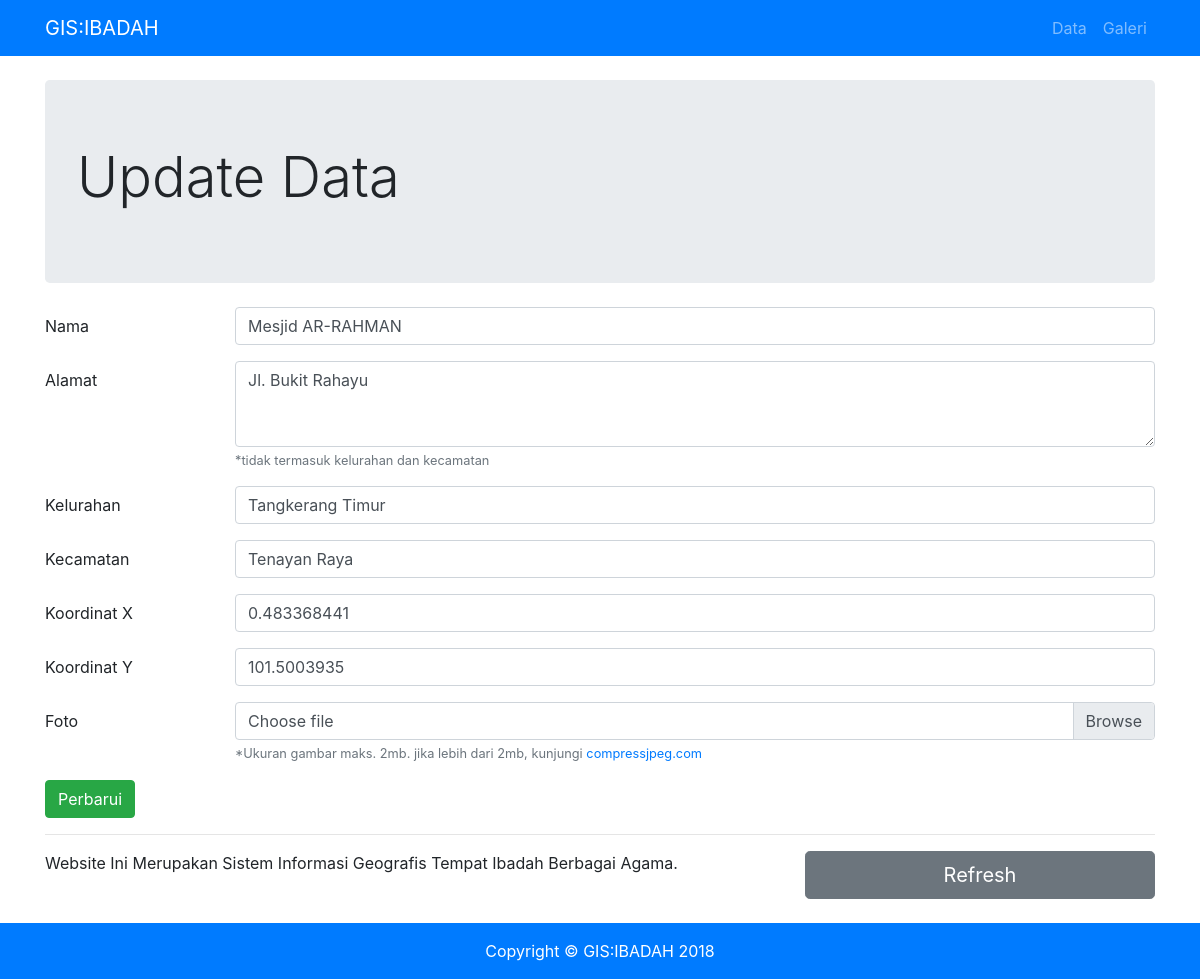
Screenshot of /updatedata.php?no=1 with the database file from the repository.
### tables this page shows
CREATE TABLE `tempat_ibadah` (
  `no` int(11) NOT NULL,
  `nama_mesjid` varchar(255) NOT NULL,
  `alamat` varchar(255) NOT NULL,
  `kelurahan` varchar(100) NOT NULL,
  `kecamatan` varchar(50) DEFAULT NULL,
  `x` double NOT NULL,
  `y` double NOT NULL,
  `gambar` varchar(255) NOT NULL
);

### updatedata.php (the view, shortened to what this page needs)
<!DOCTYPE html>
<html lang="en">
<html>
<head>
  <link rel="stylesheet" href="https://openlayers.org/en/latest/css/ol.css" />
  <link rel="stylesheet" href="css/ol3-layerswitcher.css" />
  <link rel="stylesheet" href="css/fungsiweb.css" />
  <link href="vendor/bootstrap/css/bootstrap.min.css" rel="stylesheet">
  <link href="css/modern-business.css" rel="stylesheet">
</head>
<body>
  <?php include('include/navigation.php'); ?>
  <div class="container">
    <header class="jumbotron my-4">
      <h1 class="display-4">Update Data</h1>
    </header>
    <?php
    include('config/config.php');
    $no = $_GET['no'];
    $data = mysqli_query($conn, "SELECT * FROM tempat_ibadah WHERE no = '$no'");
    while ($info = mysqli_fetch_array($data)) {
      ?>
      <form method="post" action="aksi/updatedata_aksi.php" enctype="multipart/form-data">
        <div class="form-group row">
          <label class="col-sm-2 col-form-label">Nama</label>
          <div class="col-sm-10">
            <input type="text" class="form-control" name="nama_mesjid" placeholder="Mesjid AR-RAHMAN" value="<?php echo $info['nama_mesjid']; ?>" required>
          </div>
        </div>
        <div class="form-group row">
          <label class="col-sm-2 col-form-label">Alamat</label>
          <div class="col-sm-10">
            <textarea class="form-control" name="alamat" rows="3" required><?php echo $info['alamat']; ?></textarea>
            <small class="form-text text-muted">*tidak termasuk kelurahan dan kecamatan</small>
          </div>
        </div>
        <div class="form-group row">
          <label class="col-sm-2 col-form-label">Kelurahan</label>
          <div class="col-sm-10">
            <input type="text" class="form-control" name="kelurahan" placeholder="Tangkerang Timur" value="<?php echo $info['kelurahan']; ?>" required>
          </div>
        </div>
        <div class="form-group row">
          <label class="col-sm-2 col-form-label">Kecamatan</label>
          <div class="col-sm-10">
            <input type="text" class="form-control" name="kecamatan" placeholder="Tenayan Raya" value="<?php echo $info['kecamatan']; ?>" required>
          </div>
        </div>
        <div class="form-group row">
          <label class="col-sm-2 col-form-label">Koordinat X</label>
          <div class="col-sm-10">
            <input type="text" class="form-control" name="x" placeholder="0.483368441" value="<?php echo $info['x']; ?>" required>
          </div>
        </div>
        <div class="form-group row">
          <label class="col-sm-2 col-form-label">Koordinat Y</label>
          <div class="col-sm-10">
            <input type="text" class="form-control" name="y" placeholder="101.5003935" value="<?php echo $info['y']; ?>" required>
          </div>
        </div>
        <div class="form-group row">
          <label class="col-sm-2 col-form-label">Foto</label>
          <div class="col-sm-10">
            <div class="custom-file">
              <label class="custom-file-label" for="customFile">Choose file</label>
              <small class="form-text text-muted">*Ukuran gambar maks. 2mb. jika lebih dari 2mb, kunjungi <a href="https://compressjpeg.com/">compressjpeg.com</a></small>
            </div>
          </div>
        </div>
        <button type="submit" name="submit" class="btn btn-success">Perbarui</button>
      </form>
      <?php
    }
    ?>
    <?php include('include/footer.php'); ?>
  </body>
  </html>

### css/fungsiweb.css (style rules this page uses)
html, body { height: 100%; padding: 0; margin: 0; }

### css/modern-business.css (style rules this page uses)
@media (min-width: 992px) { body { padding-top: 56px; } }

### rows the page displays
tempat_ibadah: nama_mesjid "Mesjid AR-RAHMAN", alamat "Jl. Bukit Rahayu", kelurahan "Tangkerang Timur", kecamatan "Tenayan Raya", x "0.483368441", y "101.5003935"
